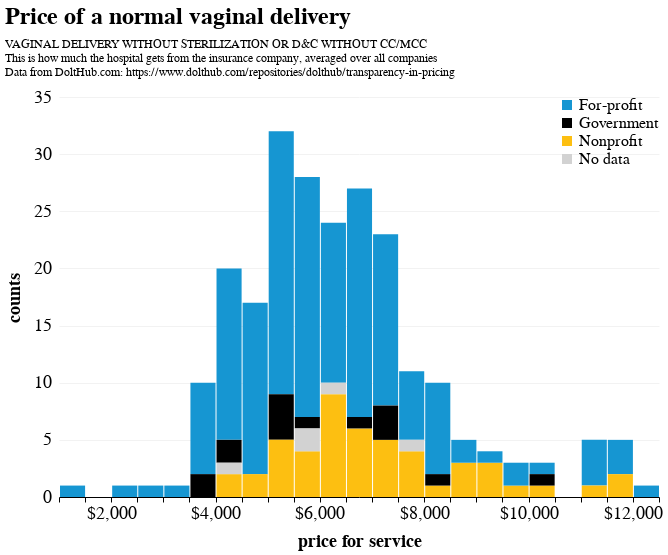

The notebook cell this image was saved under:
### Code cell
def stacked(drg: str, df: pd.DataFrame, groupby: str, stepsize: int, title: str, cutoff: int = None, frac_labels = 2) -> alt.Chart:
    data = (
        df_cleaned
        .filter(pl.col('ms_drg') == drg)
        .groupby('hospital_id')
        .agg(pl.mean('standard_charge'))
        .join(hosp, left_on = 'hospital_id', right_on = 'id')
    ).to_pandas()
    
    title={'text': title,
            'subtitle': [
                descs.filter(pl.col('ms_drg') == drg)['description'][0],
                'This is how much the hospital gets from the insurance company, averaged over all companies',
                'Data from DoltHub.com: https://www.dolthub.com/repositories/dolthub/transparency-in-pricing'
            ]}
    
    sort_order = list(sorted(data[groupby].unique()))
    try:
        sort_order.remove('No data')
        sort_order.append('No data')
    except ValueError:
        pass
    
    if cutoff:
        bin_ = alt.Bin(extent=[0, cutoff], step=stepsize)
    else:
        bin_ = alt.Bin(step=stepsize)
    
    return alt.Chart(data).mark_bar().encode(
        alt.X(
            'standard_charge:Q', 
            bin=bin_,
            title='price for service',
            axis=alt.Axis(format='$,.0f', labelExpr=f'datum.value % {stepsize*frac_labels} ? null : datum.label'),
        ),
        alt.Y('count():Q', title='counts'),
        color= alt.Color(groupby, sort = sort_order),
    ).properties(
        title = title,
        width=600,
        height=400
    )

stacked(
    drg = '807', 
    df = df_cleaned,
    # cutoff = 13_000, 
    groupby = 'type', 
    stepsize = 500, 
    title = 'Price of a normal vaginal delivery',
    frac_labels = 4
)

### Figure 1 — Vega-Lite specification as saved in the notebook (floating-point values rounded to 4 significant figures; data arrays with more than 128 entries replaced by an {"elided": "..."} marker saying what was removed)
{"width": 600, "height": 400, "config": {"title": {"anchor": "start", "fontSize": 24, "font": "Helvetica", "fontColor": "#000000", "subtitlePadding": 10, "offset": 10}, "axisX": {"domain": true, "domainColor": "#000000", "domainWidth": 1, "grid": false, "labelFontSize": 18, "labelFont": "Helvetica", "labelAngle": 0, "tickColor": "#000000", "tickSize": 5, "titleFontSize": 18, "titlePadding": 10, "titleFont": "Helvetica", "title": ""}, "axisY": {"domain": false, "grid": true, "gridColor": "#f2f2f2", "gridWidth": 1, "labelFontSize": 18, "labelFont": "Helvetica", "labelPadding": 8, "ticks": false, "titleFontSize": 18, "titlePadding": 10, "titleFont": "Helvetica"}, "background": "#FFFFFF", "legend": {"labelFontSize": 16, "labelFont": "Helvetica", "symbolSize": 100, "symbolType": "square", "titleFontSize": 16, "titlePadding": 10, "titleFont": "Helvetica", "title": "", "orient": "top-right", "offset": 0}, "view": {"stroke": "transparent"}, "range": {"category": ["#1696d2", "#000000", "#fdbf11", "#d2d2d2", "#ec008b", "#55b748", "#5c5859", "#db2b27"], "diverging": ["#cfe8f3", "#a2d4ec", "#73bfe2", "#46abdb", "#1696d2", "#12719e"]}, "area": {"fill": "#1696d2"}, "line": {"color": "#1696d2", "stroke": "#1696d2", "strokewidth": 5}, "trail": {"color": "#1696d2", "stroke": "#1696d2", "strokeWidth": 0, "size": 1}, "path": {"stroke": "#1696d2", "strokeWidth": 0.5}, "point": {"filled": true}, "text": {"font": "Helvetica", "color": "#1696d2", "fontSize": 20, "align": "right", "fontWeight": 400, "size": 11}, "bar": {"binSpacing": 1, "fill": "#1696d2", "stroke": false}}, "data": {"name": "data-c70aa86ab1904dcc89be72f479be69e1"}, "mark": {"type": "bar"}, "encoding": {"color": {"field": "type", "sort": ["For-profit", "Government", "Nonprofit", "No data"], "type": "nominal"}, "x": {"axis": {"format": "$,.0f", "labelExpr": "datum.value % 2000 ? null : datum.label"}, "bin": {"step": 500}, "field": "standard_charge", "title": "price for service", "type": "quantitative"}, "y": {"aggregate": "count", "title": "counts", "type": "quantitative"}}, "title": {"text": "Price of a normal vaginal delivery", "subtitle": ["VAGINAL DELIVERY WITHOUT STERILIZATION OR D&C WITHOUT CC/MCC", "This is how much the hospital gets from the insurance company, averaged over all companies", "Data from DoltHub.com: https://www.dolthub.com/repositories/dolthub/transparency-in-pricing"]}, "$schema": "https://vega.github.io/schema/vega-lite/v5.8.0.json", "datasets": {"data-c70aa86ab1904dcc89be72f479be69e1": {"elided": "232 records"}}}
